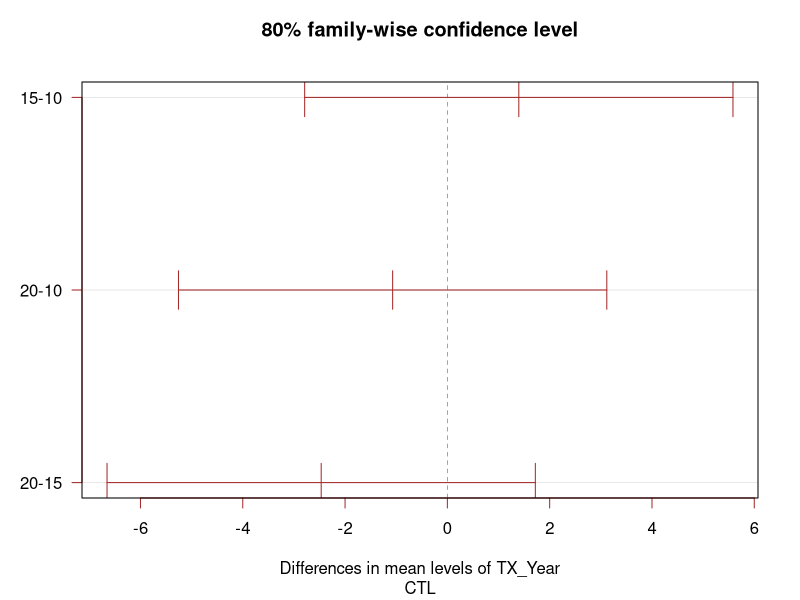
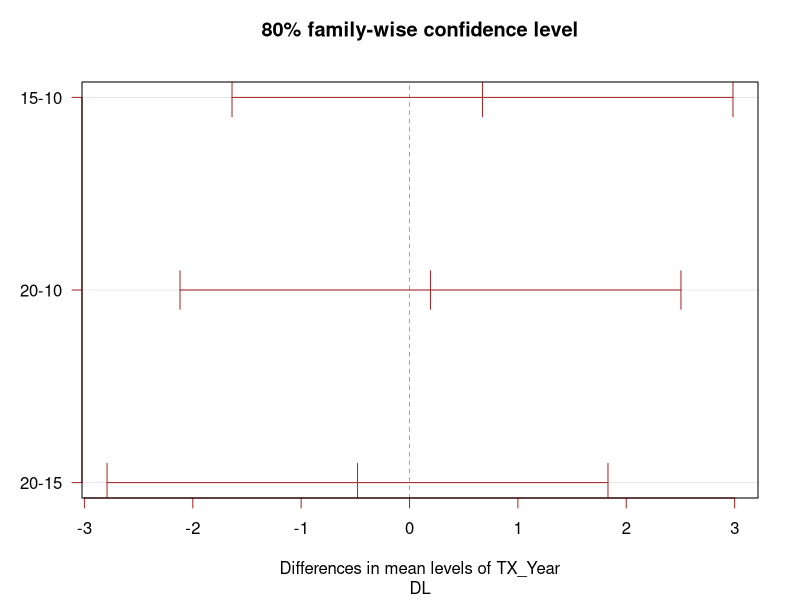
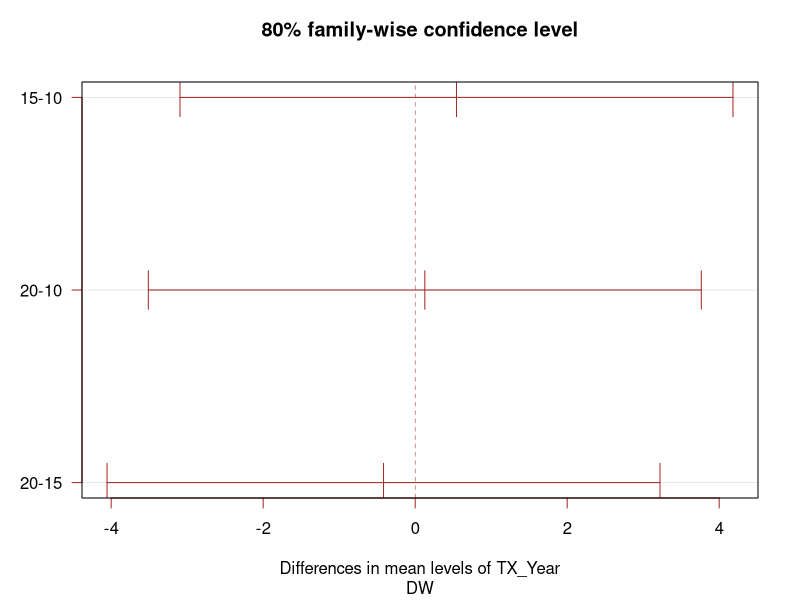
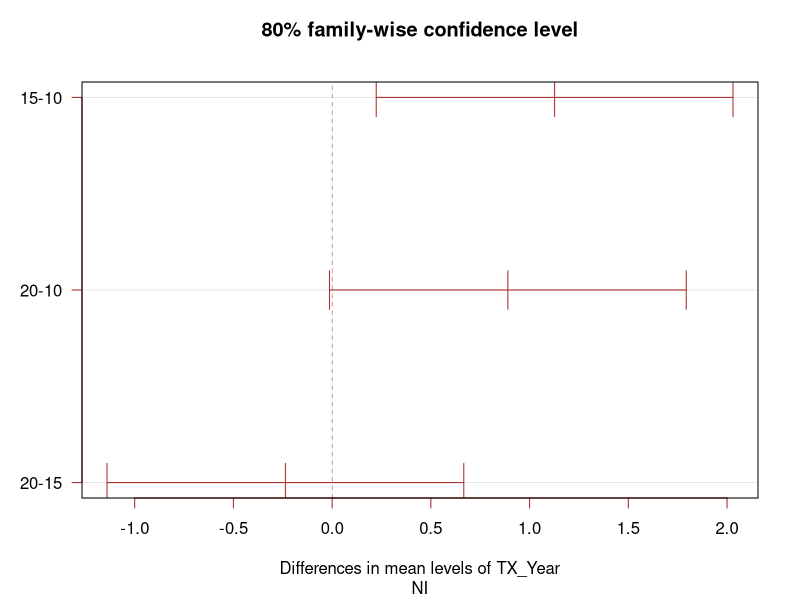
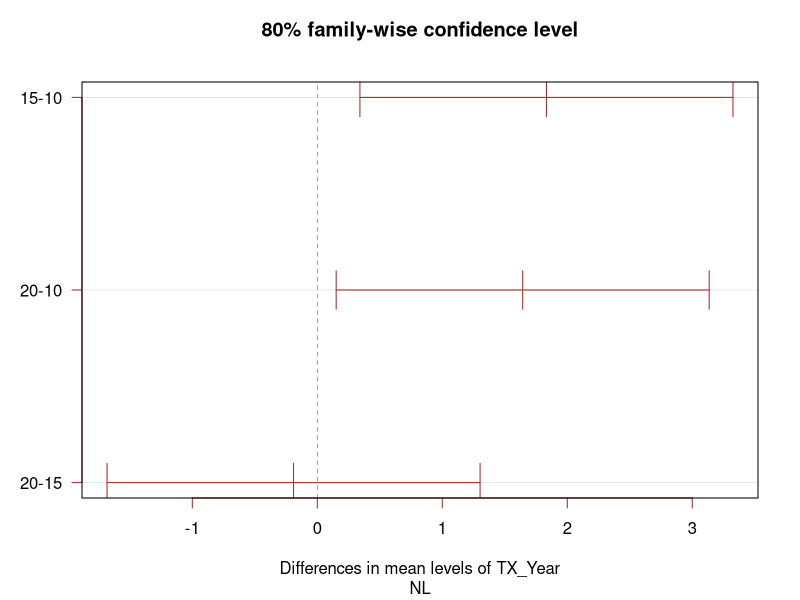
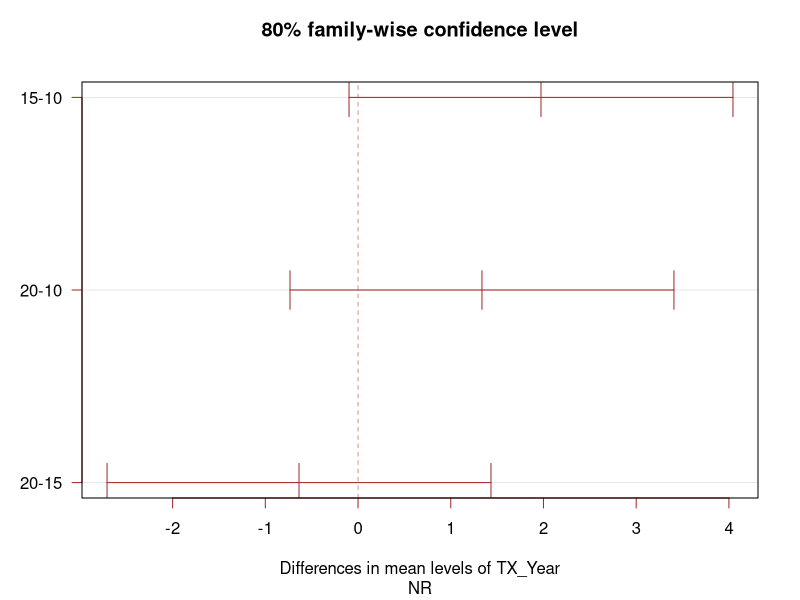
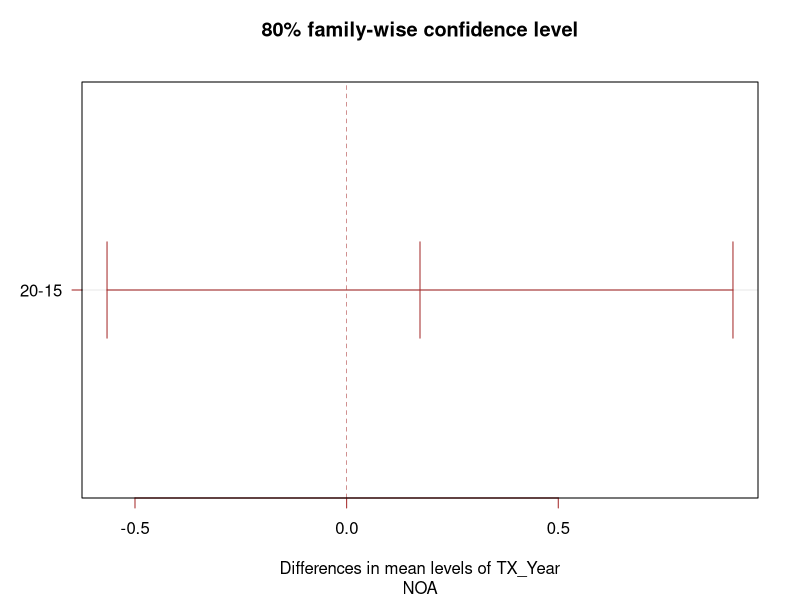
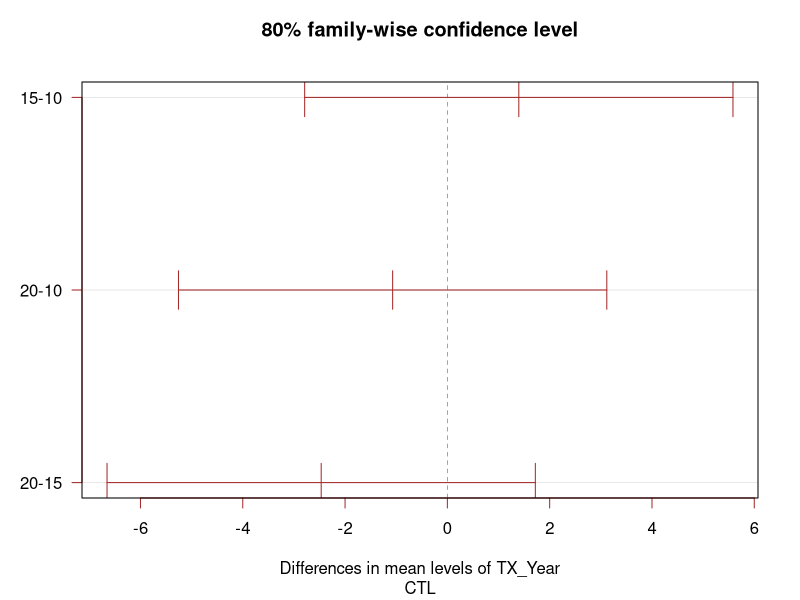

Reproduce these figures in R, in order.
# library
library(dplyr)
library(multcompView)

setwd("C:/github/DIRT20/Stats/DIRT 10vs20 by trt")

master <- read.csv("HJA_DIRT_CN_yrs10-20_DNP.csv", as.is=T) 
master$TX_Year <- as.character(master$TX_Year)
trts <- unique(master$Trt)

#confine analysis to 0-10 cm
data <- master %>% filter(Depth == "0-10cm")


for(i in 1:length(trts)){
  
df <- data %>% filter(Trt == trts[i])

# What is the effect of the treatment on the value ?
attach(df)
model=lm(percC ~ TX_Year)
ANOVA=aov(model)

# Tukey test to study each pair of treatment :
TUKEY <- TukeyHSD(x=ANOVA, 'TX_Year', conf.level=0.80)

# Tuckey test representation :
plot(TUKEY , las=1 , col="brown", sub=trts[i])

#Save TukeyHSD plot
jpeg(paste0('DIRT10vs20_percC_TukeyHSD_',trts[i],'conf_80.jpg'))
plot(TUKEY , las=1 , col="brown", sub=trts[i])
dev.off()

#Save tukeyHSD table
write.csv(as.data.frame(TUKEY$Trt), paste0('DIRT10vs20_percC_TukeyHSD_',trts[i],'conf_80.csv'))
}
